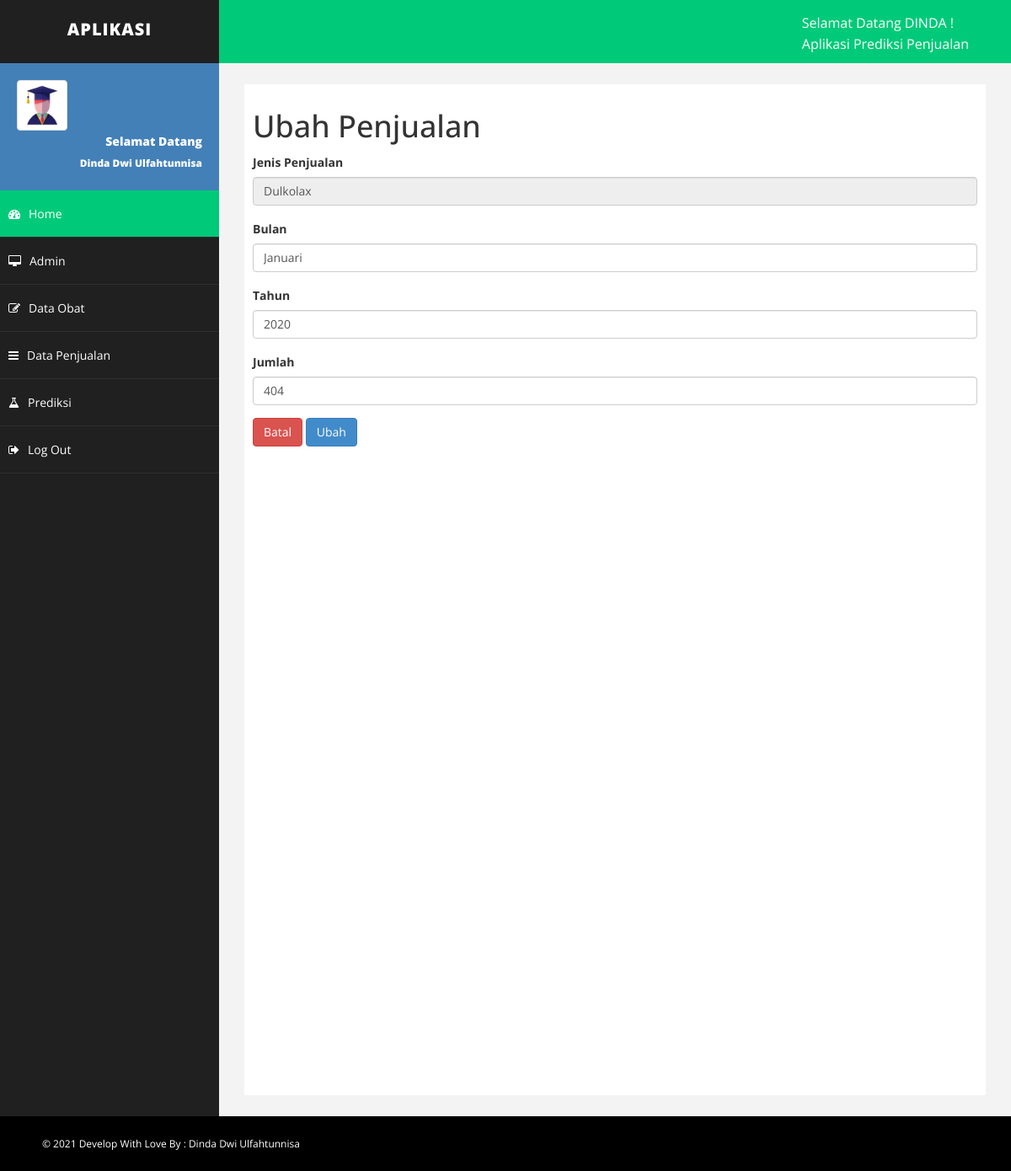
The app's page /ubahpenjualan.php?id=2 with its own data.
### tables this page shows
CREATE TABLE `penjualan` (
  `id_penjualan` int(11) NOT NULL,
  `id_obat` int(11) NOT NULL,
  `bulan` varchar(10) NOT NULL,
  `tahun` year(4) NOT NULL,
  `jumlah` varchar(5) NOT NULL,
  `average` double NOT NULL
);

CREATE TABLE `obat` (
  `id_obat` int(11) NOT NULL,
  `jenis_obat` varchar(30) NOT NULL,
  `nama_obat` varchar(30) NOT NULL,
  `harga` varchar(10) NOT NULL
);

### ubahpenjualan.php (the view, shortened to what this page needs)
<?php
include 'config.php';
$id=$_GET['id'];
$ambil=$connect->query("SELECT * FROM penjualan join obat on penjualan.id_obat=obat.id_obat WHERE id_penjualan='$id'");
$pecah = mysqli_fetch_array($ambil);
?>
<!DOCTYPE html>
<html xmlns="http://www.w3.org/1999/xhtml">
<head>
    <link href="assets/css/bootstrap.css" rel="stylesheet" />
    <link href="assets/css/font-awesome.css" rel="stylesheet" />
    <link href="assets/css/basic.css" rel="stylesheet" />
    <link href="assets/css/custom.css" rel="stylesheet" />
</head>
<body>
    <div id="wrapper">
        <?php include 'components/navtopbar.php'; ?>
        <?php include 'components/sidebar.php'; ?>
        <div id="page-wrapper">
            <div id="page-inner">
          <h1>Ubah Penjualan</h1>
          <form method="post">
              <div class="form-group">
                <label>Jenis Penjualan</label>
                <input disabled type="text" class="form-control" value="<?php echo $pecah['nama_obat'] ?>">
              </div>
              <div class="form-group">
                <label>Bulan</label>
                <input type="text" name="bulan" class="form-control" value="<?php echo $pecah['bulan']; ?>">
              </div>
              <div class="form-group">
                <label>Tahun</label>
                <input type="text" name="tahun" class="form-control" value="<?php echo $pecah['tahun']; ?>">
              </div>
              <div class="form-group">
                <label>Jumlah</label>
                <input type="text" name="jumlah" class="form-control" value="<?php echo $pecah['jumlah']; ?>">
              </div>
              <a href="penjualan.php" class="btn btn-danger">Batal</a>
              <button class="btn btn-primary" name="ubah">Ubah</button>
            </form>
        </div>
      </div>
    </div>
    <?php include 'components/footer.php'; ?>
</body>
</html>

### assets/css/basic.css (style rules this page uses)
body { font-family: 'Open Sans', sans-serif; line-height:25px; }
#wrapper { width: 100%; background: #202020; }
#page-wrapper { padding: 15px 15px; min-height: 600px; background: #F3F3F3; }
#page-inner { width: 100%; margin: 10px 20px 10px 0px; background-color: #fff!important; padding: 10px; min-height: 1200px; }
@media (min-width:768px) { #page-wrapper { margin: 0 0 0 260px; padding: 15px 30px; min-height: 1200px; } }

### records on screen
penjualan: id_obat.nama_obat "Dulkolax", bulan "Januari", tahun "2020", jumlah "404"
